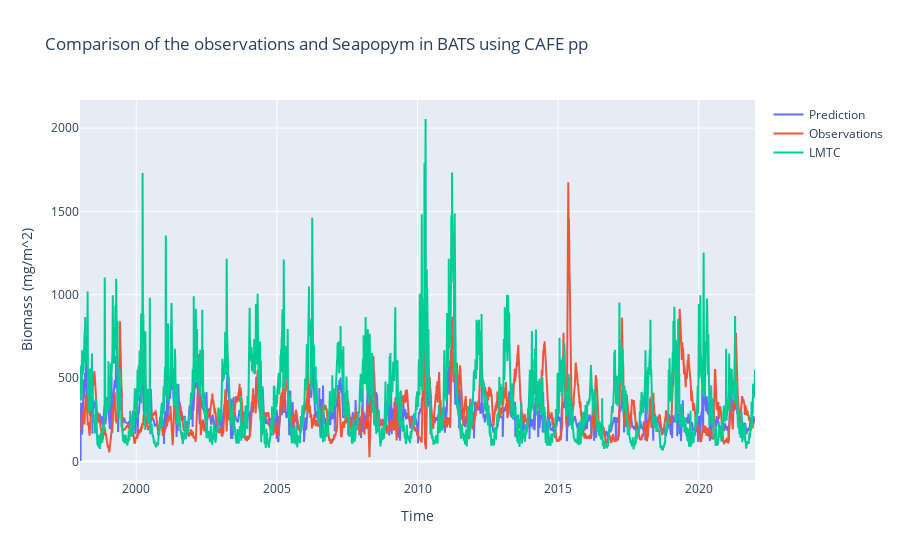

Here is the notebook cell this chart was saved with:
### Code cell
fig = go.Figure(
    [
        go.Scatter(x=pred.index, y=pred, name="Prediction"),
        go.Scatter(x=obs.index, y=obs, name="Observations"),
        go.Scatter(x=lmtl.index, y=lmtl, name="LMTL"),
    ]
)
# change title and x,y labels
fig.update_layout(
    title="Comparison of the observations and Seapopym in BATS using CAFE pp",
    xaxis_title="Time",
    yaxis_title="Biomass (mg/m^2)",
)

### Figure 1 — Plotly figure (JSON) as saved in the notebook; plotly's stock layout.template omitted (floating-point values rounded to 4 significant figures; data arrays with more than 128 entries replaced by an {"elided": "..."} marker saying what was removed)
{"data": [{"name": "Prediction", "type": "scatter", "x": {"elided": "8767 str values"}, "y": {"elided": "8767 float values"}}, {"name": "Observations", "type": "scatter", "x": {"elided": "8735 str values"}, "y": {"elided": "8735 float values"}}, {"name": "LMTC", "type": "scatter", "x": {"elided": "8767 str values"}, "y": {"elided": "8767 float values"}}], "layout": {"title": {"text": "Comparison of the observations and Seapopym in BATS using CAFE pp"}, "xaxis": {"title": {"text": "Time"}}, "yaxis": {"title": {"text": "Biomass (mg/m^2)"}}}}
